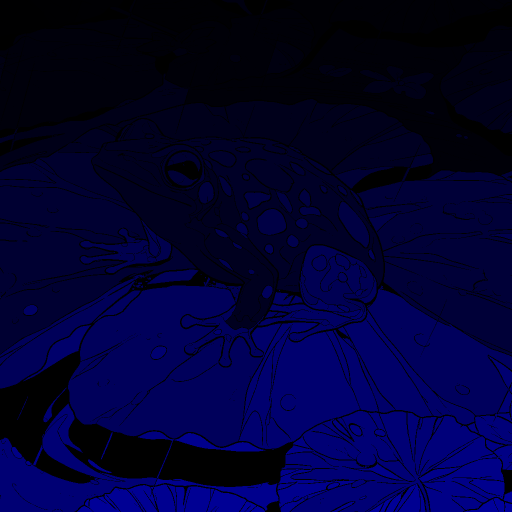
#> input picture app/src/main/assets/Animal/08/mask.png, 1024 x 1024 px (shown at 1/2 size)
$ python prototype_chill_line_modes.py ../app/src/main/assets/Animal/08
#> lines starting #> are read from the running program, lines starting #| are printed output that depends on the picture
#!/usr/bin/env python3
"""Render offline "chill" line/canvas variants for color-by-number play state.

This is a prototype tool only. It does not modify app assets or runtime code.
"""

import argparse
import json
import shutil
import subprocess
from pathlib import Path

from PIL import Image, ImageChops, ImageDraw, ImageFilter, ImageFont, ImageOps


def hex_to_rgb(value):
    value = value.strip().lstrip("#")
    return int(value[0:2], 16), int(value[2:4], 16), int(value[4:6], 16)


def hex_to_int(value):
    value = value.strip().lstrip("#")
    return int(value, 16)


def rgb_to_int(rgb):
    return (rgb[0] << 16) | (rgb[1] << 8) | rgb[2]


def load_region_palette(config):
    items = config.get("region_palette") or []
    if not items:
        items = config.get("regions") or []
    palette = {}
    for item in items:
        mask_color = item.get("mask_color")
        target_color = item.get("target_color")
        number = item.get("number")
        if mask_color and target_color and number is not None:
            palette[hex_to_int(mask_color)] = (int(number), hex_to_rgb(target_color))
    return palette


def asset_path(level_dir, config, key, fallback):
    name = (config.get("assets") or {}).get(key) or fallback
    path = level_dir / name
    return path if path.exists() else None


def compose_play_state(level_dir, filled_numbers, background_rgb):
#> called with background_rgb = (255, 255, 255)
    config = json.loads((level_dir / "config.json").read_text(encoding="utf-8"))
#> (reads app/src/main/assets/Meditate/07/config.json from the repository)
    palette = load_region_palette(config)
    allowed_numbers = set(filled_numbers)

    mask = Image.open(asset_path(level_dir, config, "mask", "mask.png")).convert("RGB")
#> mask is the input picture: PIL image 1024x1024 RGB; mean R, G, B 0, 0, 51.3
    coverage_path = asset_path(level_dir, config, "fill_coverage", "fill_coverage.png")
    coverage = Image.open(coverage_path).convert("RGB") if coverage_path else mask
    detail_path = asset_path(level_dir, config, "detail", "detail.png")
    detail = Image.open(detail_path).convert("RGBA") if detail_path else None

    width, height = mask.size
#> width = 1024; height = 1024
    base = Image.new("RGBA", (width, height), (*background_rgb, 255))
#> base: PIL image 1024x1024 RGBA; every value is 255
    out = base.load()
    mask_pixels = list(mask.getdata())
#> mask_pixels = 1048576 items
    coverage_pixels = list(coverage.getdata())
#> coverage_pixels = 1048576 items
    detail_pixels = list(detail.getdata()) if detail else None

    for idx, (mask_rgb, coverage_rgb) in enumerate(zip(mask_pixels, coverage_pixels)):
        mask_entry = palette.get(rgb_to_int(mask_rgb))
        coverage_entry = palette.get(rgb_to_int(coverage_rgb))
        entry = coverage_entry or mask_entry
        if entry is None:
            continue
        number, target_rgb = entry
        if number not in allowed_numbers:
            continue

        x = idx % width
        y = idx // width
        color = target_rgb
        if detail_pixels and mask_entry is not None and mask_entry[0] in allowed_numbers:
            dr, dg, db, da = detail_pixels[idx]
            if da:
                alpha = da / 255.0
                color = (
                    round(target_rgb[0] * (1 - alpha) + dr * alpha),
                    round(target_rgb[1] * (1 - alpha) + dg * alpha),
                    round(target_rgb[2] * (1 - alpha) + db * alpha),
                )
        out[x, y] = (*color, 255)
#> this loop made 1048576 passes
#> coverage_rgb on passes 1 to 3: (0, 0, 1), (0, 0, 1), (0, 0, 1)

    return base, config


def line_luma(level_dir, config, output_dir, scale):
    svg_path = asset_path(level_dir, config, "display_line", None)
    converter = shutil.which("rsvg-convert")
    if svg_path and converter:
        width = int(config.get("width") or Image.open(level_dir / "mask.png").width)
        height = int(config.get("height") or Image.open(level_dir / "mask.png").height)
        rendered_path = output_dir / f"{config.get('category', level_dir.parent.name)}_{config.get('id', level_dir.name)}_svg_{scale}x.png"
        subprocess.run(
            [
                converter,
                "--width",
                str(width * scale),
                "--height",
                str(height * scale),
                "--output",
                str(rendered_path),
                str(svg_path),
            ],
            check=True,
        )
        rendered = Image.open(rendered_path).convert("RGBA")
        white = Image.new("RGBA", rendered.size, (255, 255, 255, 255))
        white.alpha_composite(rendered)
        return ImageOps.grayscale(white.convert("RGB"))

    path = asset_path(level_dir, config, "debug_display_line_raster", None)
    if path is None:
        path = asset_path(level_dir, config, "line_render", "line_render.png")
    if path is None:
        raise SystemExit("Missing raster line proxy")
    return ImageOps.grayscale(Image.open(path).convert("RGB"))


def apply_multiply_line(base, luma, blur=0.0, strength=1.0):
    source = luma.filter(ImageFilter.GaussianBlur(blur)) if blur > 0 else luma
    base_rgba = base.convert("RGBA")
    out = []
    for (r, g, b, a), value in zip(base_rgba.getdata(), source.getdata()):
        if value >= 250:
            out.append((r, g, b, a))
            continue
        factor = (value / 255.0) * strength + (1.0 - strength)
        out.append((round(r * factor), round(g * factor), round(b * factor), a))
    result = Image.new("RGBA", base.size)
    result.putdata(out)
    return result


def apply_soft_shadow_then_line(base, luma):
    ink = luma.point(lambda value: 255 if value < 235 else 0)
    shadow = ink.filter(ImageFilter.GaussianBlur(0.9))
    shadow_rgba = Image.new("RGBA", base.size, (24, 24, 24, 0))
    shadow_rgba.putalpha(shadow.point(lambda value: round(value * 0.22)))
    softened = Image.alpha_composite(base.convert("RGBA"), shadow_rgba)
    return apply_multiply_line(softened, luma, blur=0.35, strength=0.88)


def crop_box(size, crop):
    if crop:
        left, top, right, bottom = [int(value) for value in crop.split(",")]
        return left, top, right, bottom
    width, height = size
    return 0, 0, width, height


def label_panel(image, label):
    header = 34
    panel = Image.new("RGBA", (image.width, image.height + header), (242, 242, 242, 255))
    panel.alpha_composite(image, (0, header))
    draw = ImageDraw.Draw(panel)
    draw.text((10, 10), label, fill=(20, 20, 20, 255), font=ImageFont.load_default())
    return panel


def render(level_dir, output_dir, filled_numbers, crop, zoom):
    base_white, config = compose_play_state(level_dir, filled_numbers, (255, 255, 255))
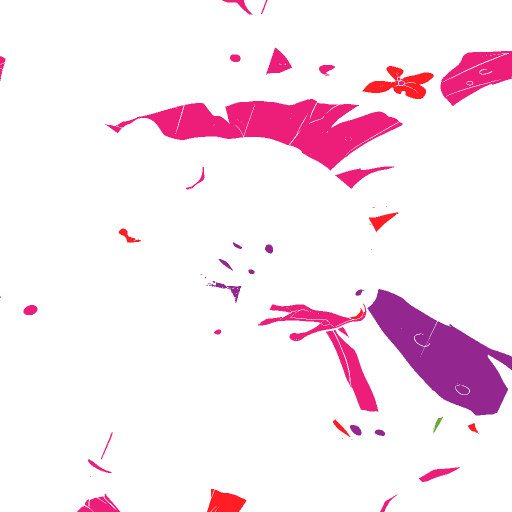
#> base_white: PIL image 1024x1024 RGBA (shown at 1/2 size); mean R, G, B, A 250.3, 232.3, 241.4, 255
#> config = 33 items
    base_warm, _ = compose_play_state(level_dir, filled_numbers, (250, 247, 241))
#> call 2 of compose_play_state, with background_rgb = (250, 247, 241)
#> in compose_play_state (call 2), `base = Image.new("RGBA", (width, height), (*background_rgb, 255))`:
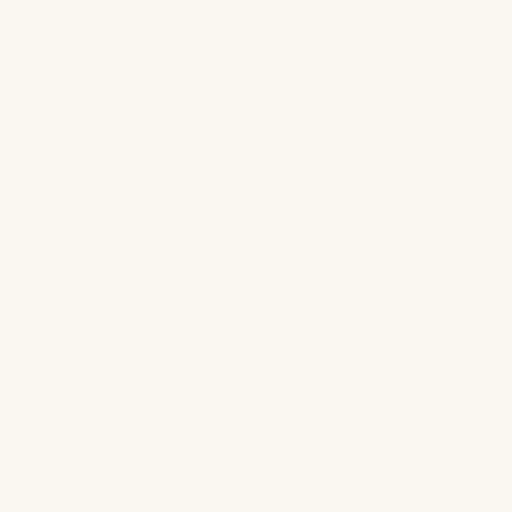
#> base: PIL image 1024x1024 RGBA (shown at 1/2 size); mean R, G, B, A 250, 247, 241, 255
#> the loop in compose_play_state (call 2), `for idx, (mask_rgb, coverage_rgb) in enumerate(zip(mask_pixels, covera..` made 1048576 passes
    output_dir.mkdir(parents=True, exist_ok=True)
    luma = line_luma(level_dir, config, output_dir, zoom)

    if zoom != 1:
        base_white = base_white.resize((base_white.width * zoom, base_white.height * zoom), Image.Resampling.BILINEAR)
        base_warm = base_warm.resize((base_warm.width * zoom, base_warm.height * zoom), Image.Resampling.BILINEAR)

    variants = [
        ("svg hard line", apply_multiply_line(base_white, luma, blur=0.0, strength=1.0)),
        ("soft 0.45px", apply_multiply_line(base_white, luma, blur=0.45, strength=0.94)),
        ("soft shadow line", apply_soft_shadow_then_line(base_white, luma)),
        ("warm paper + soft", apply_multiply_line(base_warm, luma, blur=0.45, strength=0.94)),
    ]

    if crop:
        left, top, right, bottom = [int(value) * zoom for value in crop.split(",")]
        box = left, top, right, bottom
    else:
        box = crop_box(base_white.size, crop)
    panels = []
    for label, image in variants:
        cropped = image.crop(box)
        panels.append(label_panel(cropped, label))

    gap = 12
    sheet = Image.new(
        "RGBA",
        (sum(panel.width for panel in panels) + gap * (len(panels) - 1), max(panel.height for panel in panels)),
        (225, 225, 225, 255),
    )
    x = 0
    for panel in panels:
        sheet.alpha_composite(panel, (x, 0))
        x += panel.width + gap

    out_path = output_dir / f"{config.get('category', level_dir.parent.name)}_{config.get('id', level_dir.name)}_chill_modes.png"
    sheet.save(out_path)
    print(out_path)


def main():
    parser = argparse.ArgumentParser()
    parser.add_argument("level_dir", type=Path)
    parser.add_argument("--output-dir", type=Path, default=Path("outputs/chill_line_modes"))
    parser.add_argument("--filled-numbers", default="1,2,3,4,5,6")
    parser.add_argument("--crop", help="left,top,right,bottom crop in image coordinates")
    parser.add_argument("--zoom", type=int, default=4)
    args = parser.parse_args()
    filled_numbers = [int(value.strip()) for value in args.filled_numbers.split(",") if value.strip()]
    render(args.level_dir, args.output_dir, filled_numbers, args.crop, args.zoom)


if __name__ == "__main__":
#> (the run stopped early here; a loop or call above may not have finished)
